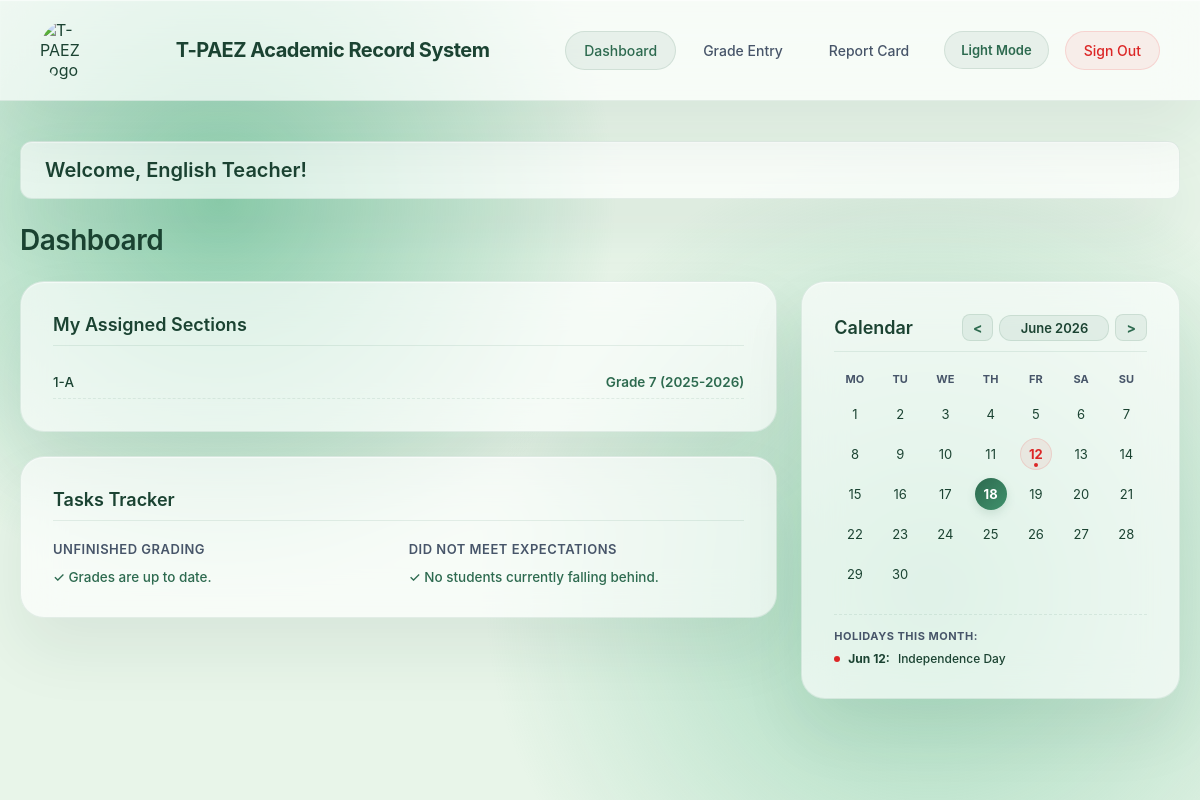
Page /dashboard.php (signed in) on the committed database.
### tables this page shows
CREATE TABLE `sections` (
  `id` int(11) NOT NULL,
  `name` varchar(100) NOT NULL,
  `grade_level` int(11) NOT NULL,
  `school_year` varchar(20) NOT NULL,
  `created_at` timestamp NOT NULL DEFAULT current_timestamp()
);

### dashboard.php (the view, shortened to what this page needs)
<?php
require_once 'includes/header.php';
require_once 'config/config.php';
$user_id = $_SESSION['user_id'] ?? 0;
$role = $_SESSION['role'] ?? '';
$is_admin = ($role === 'admin');
$display_role = 'User';
if ($is_admin) {
    $display_role = 'Admin';
} elseif (strpos(strtolower($role), 'teacher') !== false) {
    try {
        $stmt_sub = $pdo->prepare("
            SELECT DISTINCT sub.name
            FROM teacher_subject_section tss
            INNER JOIN subjects sub ON tss.subject_id = sub.id
            WHERE tss.teacher_id = ? LIMIT 1
        ");
        $stmt_sub->execute([$user_id]);
        $subject_name = $stmt_sub->fetchColumn();
        $display_role = $subject_name ? htmlspecialchars($subject_name) . " Teacher" : "Teacher";
    } catch (Exception $e) {
        $display_role = "Teacher";
    }
}
$total_students = 0;
$total_sections = 0;
$total_teachers = 0;
$my_sections = [];
if (!$is_admin) {
    try {
        $stmt = $pdo->prepare("
            SELECT DISTINCT s.id, s.name, s.grade_level, s.school_year
            FROM sections s
            LEFT JOIN advisory_section adv ON s.id = adv.section_id
            LEFT JOIN teacher_subject_section tss ON s.id = tss.section_id
            WHERE adv.teacher_id = ? OR tss.teacher_id = ?
        ");
        $stmt->execute([$user_id, $user_id]);
        $my_sections = $stmt->fetchAll(PDO::FETCH_ASSOC);
    } catch (Exception $e) {
        $my_sections = [];
    }
}
$target_month = isset($_GET['m']) ? intval($_GET['m']) : intval(date('n'));
$target_year  = isset($_GET['y']) ? intval($_GET['y']) : intval(date('Y'));
$prev_month = $target_month - 1; $prev_year = $target_year;
$next_month = $target_month + 1; $next_year = $target_year;
$ph_holidays = [
    '1-1'   => 'New Year\'s Day',
    '1-2'   => 'Special Non-Working Day',
    '2-25'  => 'EDSA People Power Anniversary',
    '4-2'   => 'Maundy Thursday',
    '4-3'   => 'Good Friday',
    '4-4'   => 'Black Saturday',
    '4-9'   => 'Araw ng Kagitingan (Day of Valor)',
    '5-1'   => 'Labor Day',
    '6-12'  => 'Independence Day',
    '8-21'  => 'Ninoy Aquino Day',
    '8-31'  => 'National Heroes Day',
    '11-1'  => 'All Saints\' Day (Undas)',
    '11-2'  => 'All Souls\' Day (Special Non-Working Day)',
    '11-30' => 'Bonifacio Day',
    '12-8'  => 'Feast of the Immaculate Conception',
    '12-24' => 'Christmas Eve (Special Non-Working Day)',
    '12-25' => 'Christmas Day',
    '12-30' => 'Rizal Day',
    '12-31' => 'Last Day of the Year'
];
?>
<div style="background: var(--surface-card); border: 1px solid var(--border-card); padding: 16px 24px; border-radius: 12px; margin-bottom: 24px; box-shadow: var(--shadow-card); backdrop-filter: blur(20px); -webkit-backdrop-filter: blur(20px);">
    <h2 style="margin: 0; font-size: 20px; font-weight: 600; color: var(--text-title);">
        Welcome, <?= $display_role ?>!
    </h2>
</div>
<h1>Dashboard</h1>
<div style="display: grid; grid-template-columns: 2fr 1fr; gap: 24px; align-items: start;">
    <div style="display: flex; flex-direction: column; gap: 24px;">
        <?php if ($is_admin): ?>
            <div class="card-panel" style="margin-bottom: 0;">
                <h3 style="color: var(--text-title); font-size: 18px; font-weight: 600; margin-bottom: 20px; border-bottom: 1px solid var(--border-card); padding-bottom: 10px;">System Overview</h3>
                <div style="display: grid; grid-template-columns: repeat(auto-fit, minmax(180px, 1fr)); gap: 16px;">
                    <div style="background: var(--bg-base); padding: 16px; border-radius: 8px; border: 1px solid var(--border-card);">
                        <span style="font-size: 12px; color: var(--text-muted); font-weight: 600; text-transform: uppercase;">Total Students</span>
                        <p style="font-size: 24px; font-weight: 700; color: var(--text-title); margin-top: 4px;"><?= intval($total_students) ?></p>
                    </div>
                    <div style="background: var(--bg-base); padding: 16px; border-radius: 8px; border: 1px solid var(--border-card);">
                        <span style="font-size: 12px; color: var(--text-muted); font-weight: 600; text-transform: uppercase;">Total Sections</span>
                        <p style="font-size: 24px; font-weight: 700; color: var(--text-title); margin-top: 4px;"><?= intval($total_sections) ?></p>
                    </div>
                    <div style="background: var(--bg-base); padding: 16px; border-radius: 8px; border: 1px solid var(--border-card);">
                        <span style="font-size: 12px; color: var(--text-muted); font-weight: 600; text-transform: uppercase;">Active Teachers</span>
                        <p style="font-size: 24px; font-weight: 700; color: var(--text-title); margin-top: 4px;"><?= intval($total_teachers) ?></p>
                    </div>
                </div>
            </div>
        <?php else: ?>
            <div class="card-panel" style="margin-bottom: 0;">
                <h3 style="color: var(--text-title); font-size: 18px; font-weight: 600; margin-bottom: 20px; border-bottom: 1px solid var(--border-card); padding-bottom: 10px;">My Assigned Sections</h3>
                <div style="display: flex; flex-direction: column; gap: 8px;">
                    <?php if (empty($my_sections)): ?>
                        <p style="font-size: 13.5px; color: var(--text-muted);">No assigned classes found.</p>
                    <?php else: ?>
                        <?php foreach ($my_sections as $sec): ?>
                            <div style="font-size: 13.5px; display: flex; justify-content: space-between; padding: 8px 0; border-bottom: 1px dashed var(--border-card);">
                                <span style="color: var(--input-text); font-weight: 500;"><?= htmlspecialchars($sec['name']) ?></span>
                                <span style="color: var(--text-subtitle); font-weight: 600;">Grade <?= htmlspecialchars($sec['grade_level']) ?> (<?= htmlspecialchars($sec['school_year']) ?>)</span>
                            </div>
                        <?php endforeach; ?>
                    <?php endif; ?>
                </div>
            </div>
            <div class="card-panel" style="margin-bottom: 0;">
                <h3 style="color: var(--text-title); font-size: 18px; font-weight: 600; margin-bottom: 20px; border-bottom: 1px solid var(--border-card); padding-bottom: 10px;">Tasks Tracker</h3>
                <div style="display: grid; grid-template-columns: repeat(auto-fit, minmax(240px, 1fr)); gap: 20px;">
                    <div>
                        <h4 style="font-size: 13px; color: var(--text-muted); text-transform: uppercase; letter-spacing: 0.5px; margin-bottom: 12px; font-weight: 600;">Unfinished Grading</h4>
                        <p style="color: #2d6a4f; font-size: 13.5px; font-weight: 500;">✓ Grades are up to date.</p>
                    </div>
                    <div>
                        <h4 style="font-size: 13px; color: var(--text-muted); text-transform: uppercase; letter-spacing: 0.5px; margin-bottom: 12px; font-weight: 600;">Did Not Meet Expectations</h4>
                        <p style="color: #2d6a4f; font-size: 13.5px; font-weight: 500;">✓ No students currently falling behind.</p>
                    </div>
                </div>
            </div>
        <?php endif; ?>
    </div>
    <div class="card-panel" style="margin-bottom: 0; min-height: 380px;">
        <div style="display: flex; justify-content: space-between; align-items: center; margin-bottom: 20px; border-bottom: 1px solid var(--border-card); padding-bottom: 10px;">
            <h3 style="color: var(--text-title); font-size: 18px; font-weight: 600; margin: 0;">Calendar</h3>
            <div style="display: flex; align-items: center; gap: 6px;">
                <a href="dashboard.php?m=<?= $prev_month ?>&y=<?= $prev_year ?>" style="text-decoration: none; font-size: 14px; font-weight: 700; color: var(--mode-btn-text); background: var(--mode-btn-bg); padding: 4px 10px; border-radius: 8px; border: 1px solid var(--mode-btn-border); transition: all 0.2s ease;">&lt;</a>
                <span style="font-size: 13px; font-weight: 600; color: var(--text-title); background: var(--mode-btn-bg); padding: 4px 12px; border-radius: 12px; border: 1px solid var(--mode-btn-border); min-width: 110px; text-align: center;">
                    <?= date('F Y', strtotime("$target_year-$target_month-01")) ?>
                </span>
                <a href="dashboard.php?m=<?= $next_month ?>&y=<?= $next_year ?>" style="text-decoration: none; font-size: 14px; font-weight: 700; color: var(--mode-btn-text); background: var(--mode-btn-bg); padding: 4px 10px; border-radius: 8px; border: 1px solid var(--mode-btn-border); transition: all 0.2s ease;">&gt;</a>
            </div>
        </div>
        <div style="display: grid; grid-template-columns: repeat(7, 1fr); text-align: center; gap: 4px; font-size: 11px; font-weight: 700; color: var(--text-muted); margin-bottom: 12px;">
            <div>MO</div><div>TU</div><div>WE</div><div>TH</div><div>FR</div><div>SA</div><div>SU</div>
        </div>
        <div style="display: grid; grid-template-columns: repeat(7, 1fr); text-align: center; gap: 4px; row-gap: 8px;">
            <?php
            $first_day_of_month = date('Y-m-01', strtotime("$target_year-$target_month-01"));
            $days_in_month = date('t', strtotime($first_day_of_month));
            $real_today_day = date('j');
            $real_today_month = date('n');
            $real_today_year = date('Y');
            for ($day = 1; $day <= $days_in_month; $day++) {
                $is_today = ($day == $real_today_day && $target_month == $real_today_month && $target_year == $real_today_year);
                $holiday_key = "$target_month-$day";
                $is_holiday = isset($ph_holidays[$holiday_key]);
                $bg_style = 'color: var(--input-text); position: relative; cursor: default;';
                $title_attr = '';
                if ($is_today) {
                    $bg_style = 'background: linear-gradient(135deg, var(--primary-start) 0%, var(--primary-end) 100%); color: #ffffff; font-weight: 700; border-radius: 50%; box-shadow: 0 4px 10px var(--primary-shadow); position: relative;';
                } elseif ($is_holiday) {
                    $bg_style = 'background: var(--banner-bg); color: var(--banner-text); font-weight: 700; border-radius: 50%; position: relative; border: 1px solid var(--banner-border);';
                    $title_attr = 'title="' . htmlspecialchars($ph_holidays[$holiday_key]) . '"';
                }
                echo '<div ' . $title_attr . ' style="font-size: 13px; height: 32px; width: 32px; display: inline-flex; align-items: center; justify-content: center; margin: 0 auto; ' . $bg_style . '">';
                echo $day;
                if ($is_holiday && !$is_today) {
                    echo '<span style="position: absolute; bottom: 2px; width: 4px; height: 4px; background-color: var(--banner-text); border-radius: 50%;"></span>';
                }
                echo '</div>';
            }
            ?>
        </div>
        <div style="margin-top: 24px; padding-top: 14px; border-top: 1px dashed var(--border-card);">
            <h4 style="font-size: 11px; color: var(--text-muted); text-transform: uppercase; font-weight: 700; margin-bottom: 8px; letter-spacing: 0.5px;">Holidays this month:</h4>
            <div style="display: flex; flex-direction: column; gap: 6px;">
                <?php
                foreach ($ph_holidays as $key => $name) {
                    list($m, $d) = explode('-', $key);
                    if (intval($m) === $target_month) {
                        echo '<div style="font-size: 12px; display: flex; align-items: center; gap: 8px; color: var(--input-text); font-weight: 500;">';
                        echo '<span style="width: 6px; height: 6px; background: var(--banner-text); border-radius: 50%; display: inline-block;"></span>';
                        echo '<strong>' . date('M d', strtotime("$target_year-$m-$d")) . ':</strong> ' . htmlspecialchars($name);
                        echo '</div>';
                    }
                }
                ?>
            </div>
        </div>
    </div>
</div>
<?php require_once 'includes/footer.php'; ?>

### css/style.css (style rules this page uses)
* { margin: 0; padding: 0; box-sizing: border-box; font-family: 'Inter', -apple-system, BlinkMacSystemFont, "Segoe UI", Roboto, sans-serif; }
:root { --bg-base: #e8f5e9; --surface-card: rgba(255, 255, 255, 0.65); --border-card: rgba(45, 106, 79, 0.1); --shadow-card: 0 32px 64px rgba(27, 67, 50, 0.08), inset 0 1px 1px rgba(255, 255, 255, 0.6); --text-title: #1b4332; --text-subtitle: #2d6a4f; --text-muted: #475569; --input-bg: rgba(255, 255, 255, 0.75); --input-border: rgba(45, 106, 79, 0.15); --input-text: #1b4332; --input-placeholder: #74c69d; --primary-start: #2d6a4f; --primary-end: #40916c; --primary-shadow: rgba(45, 106, 79, 0.15); --primary-hover-start: #1b4332; --primary-hover-end: #2d6a4f; --primary-hover-shadow: rgba(45, 106, 79, 0.25); --ambient-1: radial-gradient(circle, #52b788 0%, rgba(232, 245, 233, 0) 70%); --ambient-2: radial-gradient(circle, #74c69d 0%, rgba(232, 245, 233, 0) 70%); --banner-bg: rgba(239, 68, 68, 0.08); --banner-text: #dc2626; --banner-border: rgba(239, 68, 68, 0.15); --mode-btn-bg: rgba(45, 106, 79, 0.08); --mode-btn-border: rgba(45, 106, 79, 0.12); --mode-btn-text: #2d6a4f; --table-header-bg: #e9f0ed; --table-row-hover: rgba(45, 106, 79, 0.02); }
body { background: var(--bg-base); color: var(--input-text); min-height: 100vh; overflow-x: hidden; padding-bottom: 60px; transition: background 0.4s cubic-bezier(0.4, 0, 0.2, 1); }
h1 { color: var(--text-title); font-size: 28px; font-weight: 600; letter-spacing: -0.5px; margin-bottom: 24px; }
.card-panel { background: var(--surface-card); backdrop-filter: blur(20px); -webkit-backdrop-filter: blur(20px); border: 1px solid var(--border-card); border-radius: 24px; padding: 32px; box-shadow: var(--shadow-card); margin-bottom: 32px; }

### includes/header.php (style rules this page uses)
html, body { background: #e8f5e9; }

### rows in the picture
sections: name "1-A", grade_level "7", school_year "2025-2026"

### other values in the picture
$display_role "English Teacher"
date('F Y', strtotime("$target_year-$target_month-01")) "June 2026"
date('M d', strtotime("$target_year-$m-$d")) "Jun 12"
$name "Independence Day"
